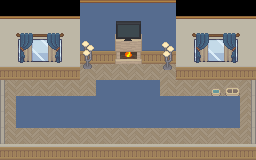

Below is a game level as drawn by its tile map, then a one-line description and the .tmx that defines it (tile-layer data replaced by summaries):
An orthogonal 16x10 tile map with 16x16 px tiles, 8 tile layers (Floor and Walls, Side wall, Windows and Fireplace, Curtains and Bowls, ...), 8 hidden layers not drawn, 3 tilesets and 14 objects (14x BoxCollider).

<map version="1.10" tiledversion="1.10.2" orientation="orthogonal" renderorder="right-down" width="16" height="10" tilewidth="16" tileheight="16" infinite="0" nextlayerid="21" nextobjectid="16">
 <tileset firstgid="1" source="../../TileSets/global.tsx" />
 <tileset firstgid="58051" source="../../TileSets/Gym_2_layer_2.tsx" />
 <tileset firstgid="58135" source="../../TileSets/Gym_layer_2.tsx" />
 <group id="10" name="Group 1" visible="0">
  <layer id="1" name="Floor and Walls" width="16" height="10" locked="1">
   <properties>
    <property name="excalibur" type="bool" value="true" />
   </properties>
   <data>[160 cells, 150 non-empty, 6 distinct tile ids]</data>
  </layer>
  <layer id="2" name="Side wall" width="16" height="10" locked="1">
   <properties>
    <property name="excalibur" type="bool" value="true" />
   </properties>
   <data>[160 cells, 8 non-empty, 2 distinct tile ids]</data>
  </layer>
  <layer id="3" name="Windows and Fireplace" width="16" height="10" locked="1">
   <properties>
    <property name="excalibur" type="bool" value="true" />
   </properties>
   <data>[160 cells, 16 non-empty, 11 distinct tile ids]</data>
  </layer>
  <layer id="4" name="Curtains and Bowls" width="16" height="10" locked="1">
   <properties>
    <property name="excalibur" type="bool" value="true" />
   </properties>
   <data>[160 cells, 12 non-empty, 7 distinct tile ids]</data>
  </layer>
  <layer id="5" name="Molding" width="16" height="10" locked="1" offsetx="0" offsety="-1.36442">
   <properties>
    <property name="excalibur" type="bool" value="true" />
   </properties>
   <data>[160 cells, 16 non-empty, 1 distinct tile ids]</data>
  </layer>
  <layer id="6" name="TV" width="16" height="10" locked="1" offsetx="1.42109e-14" offsety="-7.16322">
   <properties>
    <property name="excalibur" type="bool" value="true" />
   </properties>
   <data>[160 cells, 4 non-empty, 4 distinct tile ids]</data>
  </layer>
  <layer id="7" name="Left Lamp" width="16" height="10" locked="1" offsetx="-0.341106" offsety="-11.2565">
   <properties>
    <property name="excalibur" type="bool" value="true" />
   </properties>
   <data>[160 cells, 2 non-empty, 2 distinct tile ids]</data>
  </layer>
  <layer id="8" name="Right Lamp" width="16" height="10" locked="1" offsetx="0.341106" offsety="-10.9154">
   <properties>
    <property name="excalibur" type="bool" value="true" />
   </properties>
   <data>[160 cells, 2 non-empty, 2 distinct tile ids]</data>
  </layer>
 </group>
 <layer id="12" name="Floor and Walls" width="16" height="10" locked="1">
  <properties>
   <property name="excalibur" type="bool" value="true" />
  </properties>
  <data>[160 cells, 150 non-empty, 6 distinct tile ids]</data>
 </layer>
 <layer id="13" name="Side wall" width="16" height="10" locked="1">
  <properties>
   <property name="excalibur" type="bool" value="true" />
  </properties>
  <data>[160 cells, 8 non-empty, 2 distinct tile ids]</data>
 </layer>
 <layer id="14" name="Windows and Fireplace" width="16" height="10" locked="1">
  <properties>
   <property name="excalibur" type="bool" value="true" />
  </properties>
  <data>[160 cells, 16 non-empty, 11 distinct tile ids]</data>
 </layer>
 <objectgroup id="20" name="bounds">
  <object id="1" type="BoxCollider" x="176.587" y="49.9316" width="79.5657" height="28.8223">
   <properties>
    <property name="CollisionType" value="Fixed" />
    <property name="excalibur" type="bool" value="true" />
   </properties>
  </object>
  <object id="2" type="BoxCollider" x="176.181" y="17.0498" width="17.0498" height="61.704">
   <properties>
    <property name="CollisionType" value="Fixed" />
    <property name="excalibur" type="bool" value="true" />
   </properties>
  </object>
  <object id="3" type="BoxCollider" x="64.5457" y="17.0498" width="14.6141" height="62.5159">
   <properties>
    <property name="CollisionType" value="Fixed" />
    <property name="excalibur" type="bool" value="true" />
   </properties>
  </object>
  <object id="4" type="BoxCollider" x="0.405948" y="66.9814" width="78.3479" height="12.9903">
   <properties>
    <property name="CollisionType" value="Fixed" />
    <property name="excalibur" type="bool" value="true" />
   </properties>
  </object>
  <object id="5" type="BoxCollider" x="79.9717" y="50.7435" width="15.0201" height="16.6439">
   <properties>
    <property name="CollisionType" value="Fixed" />
    <property name="excalibur" type="bool" value="true" />
   </properties>
  </object>
  <object id="6" type="BoxCollider" x="160.755" y="50.7435" width="14.6141" height="18.2676">
   <properties>
    <property name="CollisionType" value="Fixed" />
    <property name="excalibur" type="bool" value="true" />
   </properties>
  </object>
  <object id="7" type="BoxCollider" x="79.5657" y="50.7435" width="98.2393" height="13.8022">
   <properties>
    <property name="CollisionType" value="Fixed" />
    <property name="excalibur" type="bool" value="true" />
   </properties>
  </object>
  <object id="8" type="BoxCollider" x="-30.0401" y="50.3375" width="29.6342" height="108.794">
   <properties>
    <property name="CollisionType" value="Fixed" />
    <property name="excalibur" type="bool" value="true" />
   </properties>
  </object>
  <object id="9" type="BoxCollider" x="1.21784" y="144.517" width="278.48" height="15.0201">
   <properties>
    <property name="CollisionType" value="Fixed" />
    <property name="excalibur" type="bool" value="true" />
   </properties>
  </object>
  <object id="10" type="BoxCollider" x="255.747" y="-1.21784" width="23.545" height="161.161">
   <properties>
    <property name="CollisionType" value="Fixed" />
    <property name="excalibur" type="bool" value="true" />
   </properties>
  </object>
  <object id="11" type="BoxCollider" x="211.499" y="87.2787" width="8.93085" height="8.11895">
   <properties>
    <property name="CollisionType" value="Fixed" />
    <property name="excalibur" type="bool" value="true" />
   </properties>
  </object>
  <object id="12" type="BoxCollider" x="225.301" y="87.6847" width="14.2082" height="8.11895">
   <properties>
    <property name="CollisionType" value="Fixed" />
    <property name="excalibur" type="bool" value="true" />
   </properties>
  </object>
  <object id="14" type="BoxCollider" x="328.455" y="-69.1057">
   <properties>
    <property name="CollisionType" value="Fixed" />
    <property name="excalibur" type="bool" value="true" />
   </properties>
  </object>
  <object id="15" type="BoxCollider" x="259.756" y="86.9919">
   <properties>
    <property name="CollisionType" value="Fixed" />
    <property name="excalibur" type="bool" value="true" />
   </properties>
  </object>
 </objectgroup>
 <layer id="15" name="Curtains and Bowls" width="16" height="10" locked="1">
  <properties>
   <property name="excalibur" type="bool" value="true" />
  </properties>
  <data>[160 cells, 12 non-empty, 7 distinct tile ids]</data>
 </layer>
 <layer id="16" name="Molding" width="16" height="10" locked="1" offsetx="0" offsety="-1.36442">
  <properties>
   <property name="excalibur" type="bool" value="true" />
  </properties>
  <data>[160 cells, 16 non-empty, 1 distinct tile ids]</data>
 </layer>
 <layer id="17" name="TV" width="16" height="10" locked="1" offsetx="1.42109e-14" offsety="-7.16322">
  <properties>
   <property name="excalibur" type="bool" value="true" />
  </properties>
  <data>[160 cells, 4 non-empty, 4 distinct tile ids]</data>
 </layer>
 <layer id="18" name="Left Lamp" width="16" height="10" locked="1" offsetx="-0.341106" offsety="-11.2565">
  <properties>
   <property name="excalibur" type="bool" value="true" />
  </properties>
  <data>[160 cells, 2 non-empty, 2 distinct tile ids]</data>
 </layer>
 <layer id="19" name="Right Lamp" width="16" height="10" locked="1" offsetx="0.341106" offsety="-10.9154">
  <properties>
   <property name="excalibur" type="bool" value="true" />
  </properties>
  <data>[160 cells, 2 non-empty, 2 distinct tile ids]</data>
 </layer>
</map>
